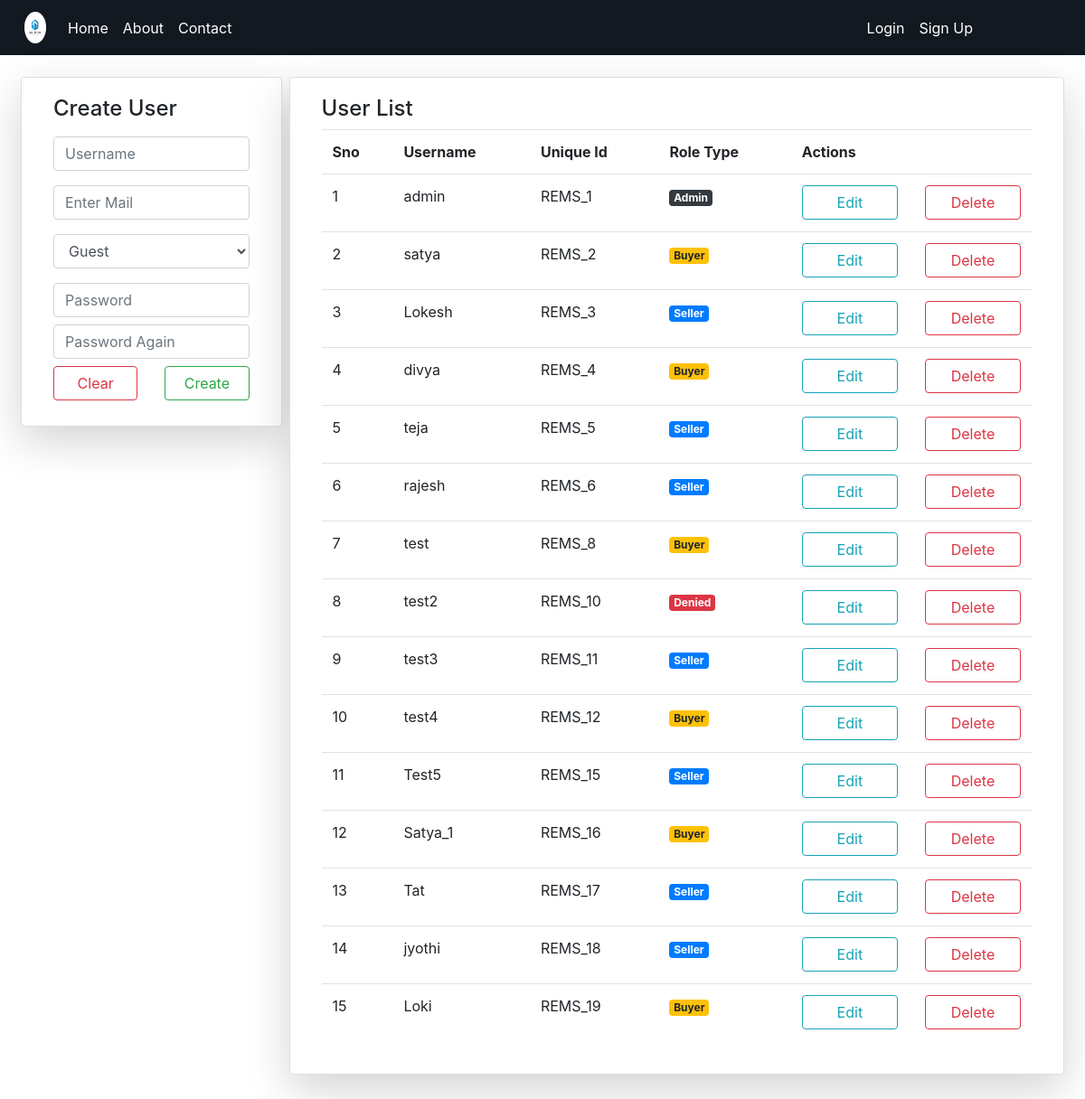
Screenshot of /usrlst/ with the database file from the repository.
### RApp/models.py (models this page shows)
class User(AbstractUser):
    g = [
        ('0','--- Select Your Gender ---'),
        ('1','Male'),
        ('2','Female'),
    ]
    c=[
        ('0','Guest'),
        ('1','Buyer'),
        ('2','Seller'),
        ('3','Deny')
    ]
    mble = models.CharField(max_length=10,null=True,blank=True)
    gdr = models.CharField(choices=g,default='0',max_length=5)
    role_type_appl=models.CharField(choices=c,default='0',max_length=5)
    role_type=models.CharField(choices=c,default='0',max_length=5)
    eid=models.CharField(max_length=10)
    pfimg=models.ImageField(upload_to='Profiles/',default='pfle.png')

### RApp/views.py (the view, shortened to what this page needs)
# urls.py: path('usrlst/',views.userlist,name="usrl"),
def userlist(request):
	c = User.objects.all()
	a = User.objects.all()
	for d in a:
		d.eid = "REMS_"+str(d.id)
		d.save()
	j = User.objects.filter(role_type_appl = 1)
	for i in j:
		i.role_type = 1
		i.save()
	n,m = {},{}
	for j in n.values():
		for v in j.items():
			m[v[0]] = v[1]
	s = UslistForm()
	return render(request,'html/userlist.html',{'w':s,'p':m.items(),'k':c})

### RApp/forms.py
class UslistForm(UserCreationForm):
	password1 = forms.CharField(widget=forms.PasswordInput(attrs={"class":"form-control my-2","placeholder":"Password"}))
	password2 = forms.CharField(widget=forms.PasswordInput(attrs={"class":"form-control my-2","placeholder":"Password Again"}))
	class Meta:
		model = User
		fields = ["username","email","role_type"]
		widgets = {
		"username":forms.TextInput(attrs={
			"class":"form-control my-3",
			"placeholder":"Username",
			}),
		"role_type":forms.Select(attrs={
			"class":"form-control my-3",
			}),
		"email":forms.TextInput(attrs={
            "class":"form-control my-3",
			"placeholder":"Enter Mail",
            }),
		}

### templates/html/userlist.html (shortened to what this page needs)
{% extends 'html/base.html' %}
{% block content %}
<div class="container-fluid mt-4">
	<div class="row mx-2">
		<div class="col-md-3 card shadow-lg mr-2 h-100">
			<div class="card-body">
				<h4>Create User</h4>
				<form method="post">
					{% for i in w %}
						{{i}}
					{% endfor %}
					<div class="row mb-2">
						<div class="col">
							<input type="reset" value="Clear" class="btn btn-outline-danger form-control">
						</div>
						<div class="col">
							<input type="submit" value="Create" class="btn btn-outline-success form-control">
						</div>
					</div>
				</form>
			</div>
		</div>
		<div class="col card shadow-lg h-100">
			<div class="card-body">
				<h4>User List</h4>
				<table class="table">
					<tr>
						<th>Sno</th>
						<th>Username</th>
						<th>Unique Id</th>
						<th>Role Type</th>
						<th>Actions</th>
					</tr>
					{% for j in k %}
					<tr>
						<td>{{forloop.counter}}</td>
						<td>{{j.username}}</td>
						<td>{{j.eid}}</td>
						<td>
							{% if j.role_type == '0' %}
								{% if j.is_superuser %}
									<p class="badge badge-dark">Admin</p>
								{% else %}
									<p class="badge badge-info">Guest</p>
								{% endif %}
							{% elif j.role_type == '1' %}
								<p class="badge badge-warning">Buyer</p>
							{% elif j.role_type == '2' %}
								<p class="badge badge-primary">Seller</p>
							{% elif j.role_type == '3' %}
								<p class="badge badge-danger">Denied</p>
							{% endif %}
						</td>
						<td>
							<div class="row">
								<div class="col">
									<a href="{% url 'usp' j.id %}" class="btn btn-outline-info form-control">Edit</a>
								</div>
								<div class="col">
									<a href="{% url 'usd' j.id %}" class="btn btn-outline-danger form-control">Delete</a>
								</div>
							</div>
						</td>
					</tr>
					{% endfor %}
				</table>
			</div>
		</div>
	</div>
	<br>
	<br>
</div>
{% endblock %}

### rows the page displays
User: username "admin", eid "REMS_1", role_type "Admin"
User: username "satya", eid "REMS_2", role_type "Buyer"
User: username "Lokesh", eid "REMS_3", role_type "Seller"
User: username "divya", eid "REMS_4", role_type "Buyer"
User: username "teja", eid "REMS_5", role_type "Seller"
User: username "rajesh", eid "REMS_6", role_type "Seller"
User: username "test", eid "REMS_8", role_type "Buyer"
User: username "test2", eid "REMS_10", role_type "Denied"
User: username "test3", eid "REMS_11", role_type "Seller"
User: username "test4", eid "REMS_12", role_type "Buyer"
User: username "Test5", eid "REMS_15", role_type "Seller"
User: username "Satya_1", eid "REMS_16", role_type "Buyer"
User: username "Tat", eid "REMS_17", role_type "Seller"
User: username "jyothi", eid "REMS_18", role_type "Seller"
User: username "Loki", eid "REMS_19", role_type "Buyer"
